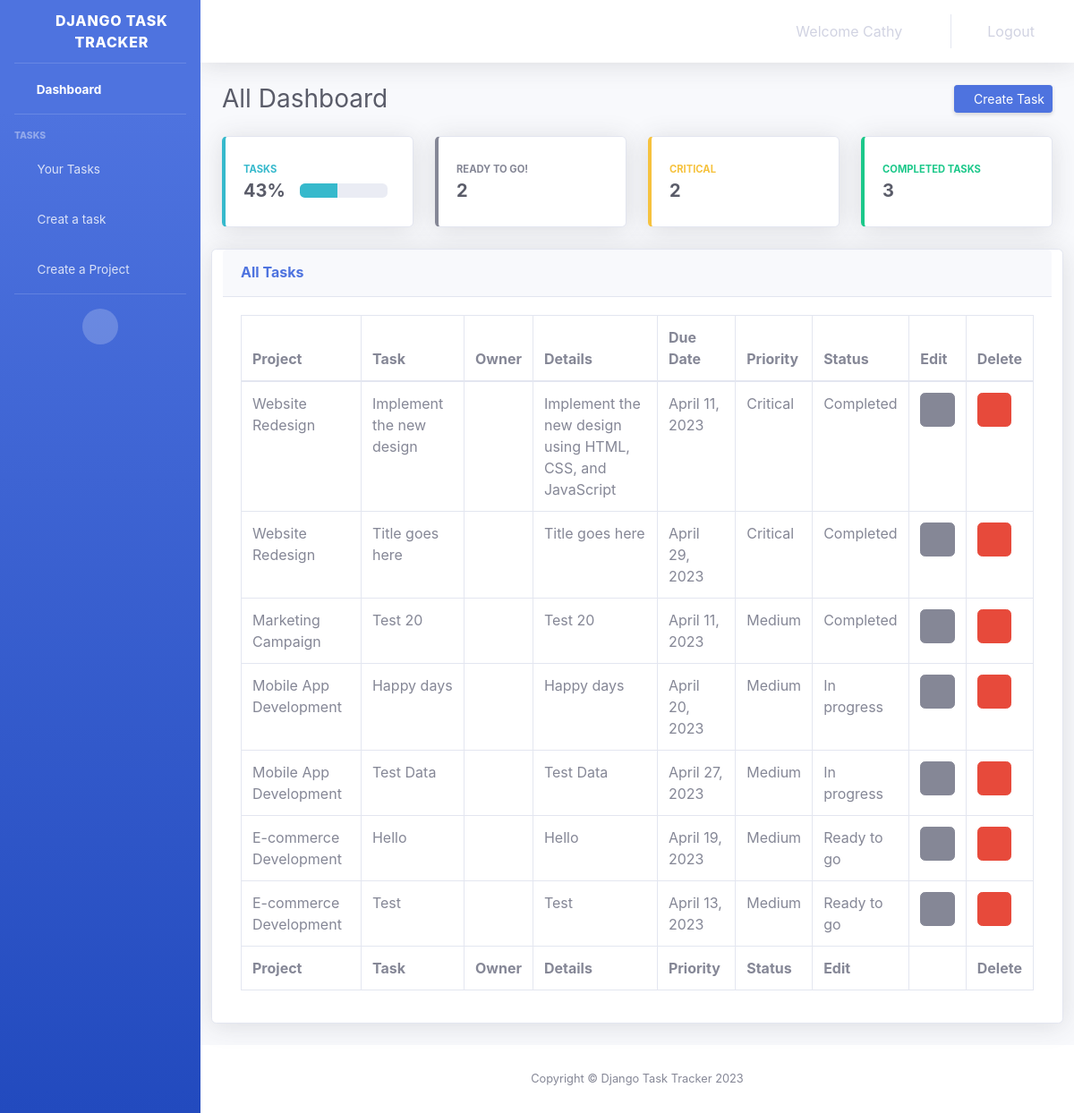
The page /dashboard (signed in) on the database its author committed.
### account/models.py (models this page shows, shortened)
class Task(models.Model):
    priority_choice= [
    ('Critical', 'Critical'),
    ('Medium', 'Medium'),
    ('Low', 'Low'),
    ('Best Effort', 'Best effort'),
    ]
    status_choice= [
    ('Ready to go', 'Ready to go'),
    ('In progress', 'In progress'),
    ('Completed', 'Completed'),
    ('stuck', 'Stuck'),
    ]
    owner = UserForeignKey(auto_user_add=True, on_delete=models.SET_NULL, null='TRUE')
    project = models.ForeignKey(Project, on_delete=models.CASCADE)
    title = models.CharField(max_length=100)
    details = models.TextField(blank=True)
    due_date = models.DateField()
    priority = models.CharField(max_length=100, null=True, choices=priority_choice)
    status = models.CharField(max_length=100, null=True, choices=status_choice)

class Project(models.Model):
    name = models.CharField(max_length=100)
    description = models.TextField(blank=True)
    start_date = models.DateField()

### account/views.py (the view)
# urls.py: path('dashboard', views.dashboard, name='dashboard'),
@login_required
def dashboard(request):
    task_list = Task.objects.all()
    critical_tasks = Task.objects.filter(priority='Critical').count()
    completed_tasks = Task.objects.filter(status='Completed').count()
    readygo_tasks = Task.objects.filter(status='Ready to go').count()
    total_tasks = Task.objects.count()
    if total_tasks > 0:
        percentage_completed = round((completed_tasks / float(total_tasks)) * 100)
    else:
        percentage_completed = 0
    context ={
        'taskslist':task_list,
        'readygo_tasks':readygo_tasks,
        'readygo_tasks':readygo_tasks,
        'critical_tasks':critical_tasks,
        'completed_tasks':completed_tasks,
        'percentage_completed':percentage_completed}
    return render(request, 'pages/dashboard.html', context)

### templates/pages/dashboard.html (shortened to what this page needs)
{% extends 'base.html' %}
{% block content %}
    <div id="wrapper">
    {% include 'partials/_nav.html'%}
         <div class="container-fluid">
            <div class="d-sm-flex align-items-center justify-content-between mb-4">
                <h1 class="h3 mb-0 text-gray-800">All Dashboard</h1>
                <a href="{% url 'create_task' %}" class="d-none d-sm-inline-block btn btn-sm btn-primary shadow-sm">
                <i class="fas fa-download fa-sm text-white-50"></i> Create Task</a>
            </div>
            <div class="row">
                <div class=col-lg-12 mb-4"">
                     <div class="row">
                        <div class="col-lg-3  mb-4">
                            <div class="card border-left-info shadow h-100 py-2">
                                <div class="card-body">
                                    <div class="row no-gutters align-items-center">
                                        <div class="col mr-2">
                                            <div class="text-xs font-weight-bold text-info text-uppercase mb-1">Tasks
                                            </div>
                                            <div class="row no-gutters align-items-center">
                                                <div class="col-auto">
                                                    <div class="h5 mb-0 mr-3 font-weight-bold text-gray-800">{{ percentage_completed }}%</div>
                                                </div>
                                                <div class="col">
                                                    <div class="progress">
                                                        <div class="progress-bar bg-info" role="progressbar" style="width:{{ percentage_completed }}%" aria-valuenow="" aria-valuemin="0"
                                                            aria-valuemax="100"></div>
                                                    </div>
                                                </div>
                                            </div>
                                        </div>
                                    </div>
                                </div>
                            </div>
                        </div>
                        <div class="col-lg-3  mb-4">
                            <div class="card border-left-secondary shadow h-100 py-2">
                                <div class="card-body">
                                    <div class="row no-gutters align-items-center">
                                        <div class="col mr-2">
                                            <div class="text-xs font-weight-bold text-secondary text-uppercase mb-1">
                                                Ready to go!</div>
                                            <div class="h5 mb-0 font-weight-bold text-gray-800">{{ readygo_tasks }}</div>
                                        </div>
                                        <div class="col-auto">
                                            <i class="fas fa-battery-quarter fa-2x text-gray-300"></i>
                                        </div>
                                    </div>
                                </div>
                            </div>
                        </div>
                        <div class="col-lg-3  mb-4">
                            <div class="card border-left-warning shadow h-100 py-2">
                                <div class="card-body">
                                    <div class="row no-gutters align-items-center">
                                        <div class="col mr-2">
                                            <div class="text-xs font-weight-bold text-warning text-uppercase mb-1">
                                                Critical</div>
                                            <div class="h5 mb-0 font-weight-bold text-gray-800">{{ critical_tasks }}</div>
                                        </div>
                                        <div class="col-auto">
                                            <i class="far fa-bell fa-2x text-gray-300"></i>
                                        </div>
                                    </div>
                                </div>
                            </div>
                        </div>
                        <div class="col-lg-3  mb-4">
                            <div class="card border-left-success shadow h-100 py-2">
                                <div class="card-body">
                                    <div class="row no-gutters align-items-center">
                                        <div class="col mr-2">
                                            <div class="text-xs font-weight-bold text-success text-uppercase mb-1">
                                                Completed Tasks</div>
                                            <div class="h5 mb-0 font-weight-bold text-gray-800">{{ completed_tasks }}</div>
                                        </div>
                                        <div class="col-auto">
                                            <i class="fas fa-check slot fa-2x text-gray-300"></i>
                                        </div>
                                    </div>
                                </div>
                            </div>
                        </div>
                    </div>
                </div>
            </div>
            <div class="row">
                    <div class="card shadow col-lg-12 mb-4">
                        <div class="card-header py-3">
                            <h6 class="m-0 font-weight-bold text-primary">All Tasks</h6>
                        </div>
                        <div class="card-body">
                            <div class="table-responsive">
                                <table class="table table-bordered" id="dataTable" width="100%" cellspacing="0">
                                    <thead>
                                        <tr>
                                            <th class="no arrows">Project</th>
                                            <th>Task</th>
                                            <th>Owner</th>
                                            <th>Details</th>
                                            <th>Due Date</th>
                                            <th>Priority</th>
                                            <th>Status</th>
                                            <th>Edit</th>
                                            <th>Delete</th>
                                        </tr>
                                    </thead>
                                    <tfoot>
                                        <tr>
                                            <th>Project</th>
                                            <th>Task</th>
                                            <th>Owner</th>
                                            <th>Details</th>
                                            <th>Priority</th>
                                            <th>Status</th>
                                            <th>Edit<th>
                                            <th>Delete</th>
                                        </tr>
                                    </tfoot>
                                   <tbody>
                                     {%for task in taskslist %}
                                     <tr>
                                        <td>{{ task.project.name }}</td>
                                        <td>{{ task.title }}</td>
                                        <td>{{ task.owner.get_full_name }}</td>
                                        <td>{{ task.details }}</td>
                                        <td>{{ task.due_date }}</td>
                                        <td>{{ task.priority }}</td>
                                        <td>{{ task.status }}</td>
                                        <td><a class="btn btn-secondary" href="{% url 'update_task' task.id %}" title="Edit task" >
                                            <i class="fas fa-pen"></i></a>
                                        </td>
                                        <td><a class="btn btn-danger" href="{% url 'delete_task' task.id %}" title="Edit task" >
                                            <i class="fas fa-trash-alt"></i></a>
                                        </td>
                                    </tr>
                                    {% endfor%}
                                </tbody>
                                </table>
                            </div>
                        </div>
                    </div>
            </div>
        </div>
        <footer class="sticky-footer bg-white">
                <div class="container my-auto">
                    <div class="copyright text-center my-auto">
                        <span>Copyright &copy; Django Task Tracker 2023</span>
                    </div>
                </div>
        </footer>
    </div>
{% endblock %}

### templates/partials/_nav.html (shortened to what this page needs)
        {% load static %}
        <ul class="navbar-nav bg-gradient-primary sidebar sidebar-dark accordion" id="accordionSidebar">
            <a class="sidebar-brand d-flex align-items-center justify-content-center" href="">
                <div class="sidebar-brand-icon rotate-n-15">
                    <i class="fas fa-laugh-wink"></i>
                </div>
                <div class="sidebar-brand-text mx-3">Django Task Tracker</div>
            </a>
            <hr class="sidebar-divider my-0">
            <li class="nav-item active">
                <a class="nav-link" href="{% url 'dashboard' %}">
                    <i class="fas fa-fw fa-tachometer-alt"></i>
                    <span>Dashboard</span></a>
            </li>
            <hr class="sidebar-divider">
            <div class="sidebar-heading">
                Tasks
            </div>
            <li class="nav-item">
                 <a class="nav-link" href="{% url 'your_tasks' %}" >
                    <i class="fas fa-fw fa-clipboard-check"></i>
                    <span>Your Tasks</span>
                </a>
            </li>
            <li class="nav-item">
                <a class="nav-link" href="{% url 'create_task' %}" >
                    <i class="fas fa-fw fa-edit"></i>
                    <span>Creat a task</span>
                </a>
            </li>
            <li class="nav-item">
                 <a class="nav-link" href="{% url 'create_project' %}" >
                    <i class="fas fa-fw fa-box-open"></i>
                    <span>Create a Project</span>
                </a>
            </li>
            <hr class="sidebar-divider">
            <div class="text-center d-none d-md-inline">
                <button class="rounded-circle border-0" id="sidebarToggle"></button>
            </div>
        </ul>
        <div id="content-wrapper" class="d-flex flex-column">
            <div id="content">
                <nav class="navbar navbar-expand navbar-light bg-white topbar mb-4 static-top shadow">
                    <ul class="navbar-nav ml-auto">
                        <li class="nav-item no-arrow">
                            <div class="nav-link >
                                <h5><span class="mr-2 d-none d-lg-inline text-gray-600 small">Welcome {{ user.first_name }} &nbsp;
                                <i class="fas fa-regular fa-dog fa-lg" style="color:#4e73df;"></i> </span></h5>
                            </div>
                        </li>
                        <li class="nav-item mr-3">
                            <a href="javascript:{document.getElementById('logout').submit()}"  class="nav-link">
                            <i class="fas fa-sign-out-alt"></i>Logout</a>
                        </li>
                    </ul>
                </nav>

### rows shown on the page
Task: project.name "Website Redesign", title "Implement the new design", details "Implement the new design using HTML, CSS, and JavaScript", due_date "April 11, 2023", priority "Critical", status "Completed"
Task: project.name "Website Redesign", title "Title goes here", details "Title goes here", due_date "April 29, 2023", priority "Critical", status "Completed"
Task: project.name "Marketing Campaign", title "Test 20", details "Test 20", due_date "April 11, 2023", priority "Medium", status "Completed"
Task: project.name "Mobile App Development", title "Happy days", details "Happy days", due_date "April 20, 2023", priority "Medium", status "In progress"
Task: project.name "Mobile App Development", title "Test Data", details "Test Data", due_date "April 27, 2023", priority "Medium", status "In progress"
Task: project.name "E-commerce Development", title "Hello", details "Hello", due_date "April 19, 2023", priority "Medium", status "Ready to go"
Task: project.name "E-commerce Development", title "Test", details "Test", due_date "April 13, 2023", priority "Medium", status "Ready to go"

### other values the page prints
{{ user.first_name }} "Cathy"
{{ percentage_completed }} "43"
{{ readygo_tasks }} "2"
{{ critical_tasks }} "2"
{{ completed_tasks }} "3"
